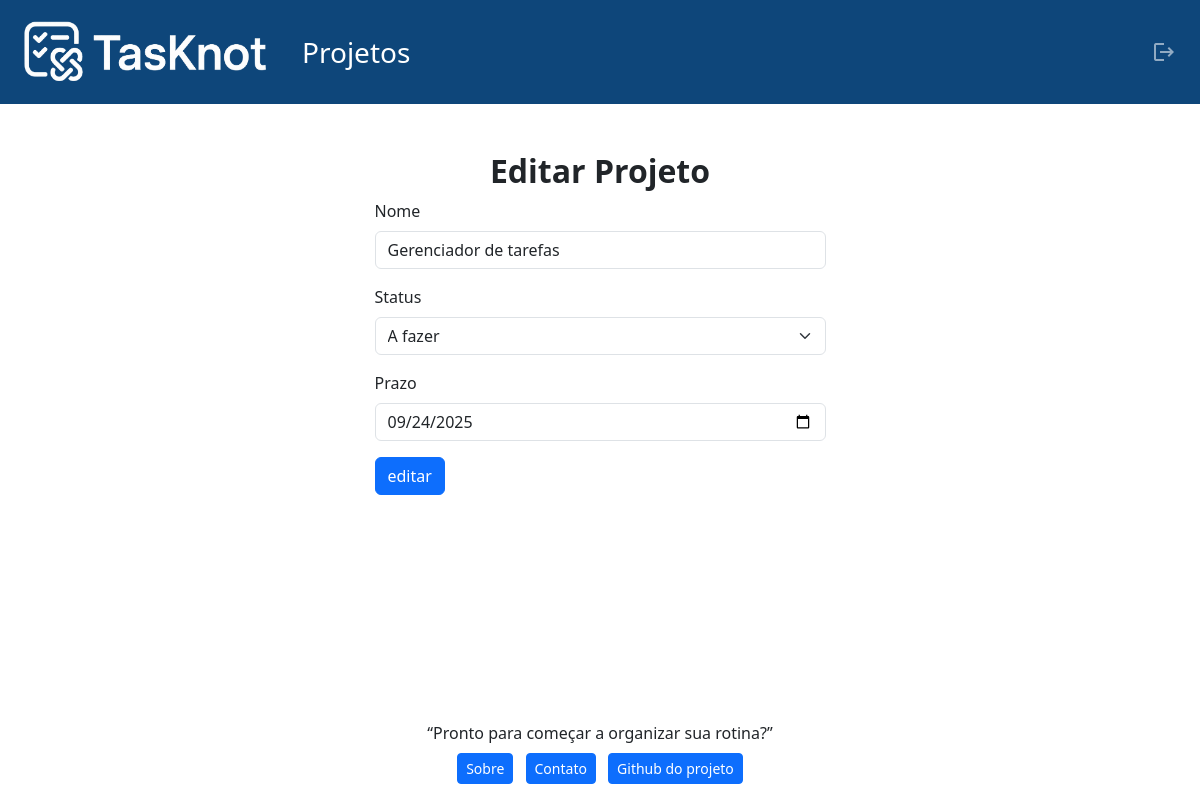
The page /projects/edit/1 (signed in) on the database its author committed.
### task_managers/models.py (models this page shows, shortened)
class Project(models.Model):
    STATUS_CHOICES=[
    ("to-do", "A fazer"),
    ("doing", "Fazendo"),
    ("done", "Feito"),
    ]
    status = models.CharField(
        max_length=10,
        choices=STATUS_CHOICES,
        default="to-do"
    )
    owner = models.ForeignKey(settings.AUTH_USER_MODEL, on_delete=models.CASCADE)
    title = models.CharField(max_length=200)
    date_added = models.DateTimeField(auto_now_add=True)
    deadline = models.DateField(blank=True, null=True, validators=[validate_deadline])

### task_managers/views.py (the view)
# urls.py: path('projects/edit/<int:project_id>', views.edit_project, name='edit_project'),
@login_required
def edit_project (request, project_id):
    project = get_object_or_404(Project, pk=project_id) #pk = primary key
    form = ProjectForm(request.POST or None, instance=project)
    if form.is_valid():
        form.save()
        messages.success(request,'Projeto atualizado com sucesso!')
        return HttpResponseRedirect(reverse('projects'))
    context = {'form':form, 'project':project}
    return render(request, 'task_managers/edit_project.html',context)

### task_managers/forms.py
class ProjectForm(forms.ModelForm):
    deadline = forms.DateField(
        required=False,
        widget=forms.DateInput(attrs={'type':'date'}, format='%Y-%m-%d'), #formato no HTML
        input_formats=['%Y-%m-%d'], #formato que o forms aceita
        label='Prazo')
    class Meta():
        model = Project
        fields = ['title', 'status', 'deadline']
        labels = {'title': 'Nome', 'status': 'Status'}

### task_managers/templates/task_managers/edit_project.html (shortened to what this page needs)
{% extends "task_managers/base.html" %}
{%block content%}
{% load django_bootstrap5 %}
<h2 class="fw-bold text-center">Editar Projeto</h2>
<div class="row justify-content-center">
    <div class="col-md-5">
        <form action="{% url 'edit_project' project.id %}" method="post">
        {% bootstrap_form form %}
        <button type="submit" class="btn btn-primary">editar</button>
        </form>
    </div>
</div>
{% endblock%}

### rows shown on the page
Project: title "Gerenciador de tarefas", status "A fazer", deadline "09/24/2025"
